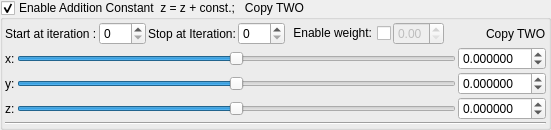
    <widget class="MyGroupBox" name="groupCheck_transform_additionConstant2_enabled">
     <property name="title">
      <string>Enable Addition Constant  z = z + const.;   Copy TWO</string>
     </property>
     <property name="checkable">
      <bool>true</bool>
     </property>
     <layout class="QVBoxLayout" name="verticalLayout_13" stretch="0,0,0">
      <property name="spacing">
       <number>2</number>
      </property>
      <property name="leftMargin">
       <number>2</number>
      </property>
      <property name="topMargin">
       <number>2</number>
      </property>
      <property name="rightMargin">
       <number>2</number>
      </property>
      <property name="bottomMargin">
       <number>2</number>
      </property>
      <item>
       <layout class="QGridLayout" name="gridLayout_8">
        <item row="0" column="5">
         <widget class="QCheckBox" name="checkBox_transform_additionConstant2_weight_enabled">
          <property name="layoutDirection">
           <enum>Qt::RightToLeft</enum>
          </property>
          <property name="text">
           <string>Enable weight:</string>
          </property>
         </widget>
        </item>
        <item row="0" column="6">
         <widget class="MyDoubleSpinBox" name="spinbox_transform_additionConstant2_weight">
          <property name="enabled">
           <bool>false</bool>
          </property>
          <property name="sizePolicy">
           <sizepolicy hsizetype="Minimum" vsizetype="Maximum">
            <horstretch>0</horstretch>
            <verstretch>0</verstretch>
           </sizepolicy>
          </property>
          <property name="decimals">
           <number>2</number>
          </property>
          <property name="minimum">
           <double>0.000000000000000</double>
          </property>
          <property name="maximum">
           <double>1.000000000000000</double>
          </property>
          <property name="singleStep">
           <double>0.100000000000000</double>
          </property>
         </widget>
        </item>
        <item row="0" column="8">
         <widget class="QLabel" name="label_110">
          <property name="text">
           <string>Copy TWO</string>
          </property>
         </widget>
        </item>
        <item row="0" column="3">
         <widget class="MySpinBox" name="spinboxInt_transform_additionConstant2_stop_iterations">
          <property name="sizePolicy">
           <sizepolicy hsizetype="Minimum" vsizetype="Maximum">
            <horstretch>0</horstretch>
            <verstretch>0</verstretch>
           </sizepolicy>
          </property>
          <property name="maximum">
           <number>250</number>
          </property>
         </widget>
        </item>
        <item row="0" column="1">
         <widget class="MySpinBox" name="spinboxInt_transform_additionConstant2_start_iterations">
          <property name="sizePolicy">
           <sizepolicy hsizetype="Minimum" vsizetype="Maximum">
            <horstretch>0</horstretch>
            <verstretch>0</verstretch>
           </sizepolicy>
          </property>
          <property name="minimum">
           <number>0</number>
          </property>
          <property name="maximum">
           <number>250</number>
          </property>
          <property name="value">
           <number>0</number>
          </property>
         </widget>
        </item>
        <item row="0" column="2">
         <widget class="QLabel" name="label_53">
          <property name="text">
           <string>Stop at Iteration:</string>
          </property>
         </widget>
        </item>
        <item row="0" column="0">
         <widget class="QLabel" name="label_50">
          <property name="text">
           <string>Start at iteration :</string>
          </property>
         </widget>
        </item>
        <item row="0" column="7">
         <spacer name="horizontalSpacer_7">
          <property name="orientation">
           <enum>Qt::Horizontal</enum>
          </property>
          <property name="sizeHint" stdset="0">
           <size>
            <width>40</width>
            <height>20</height>
           </size>
          </property>
         </spacer>
        </item>
       </layout>
      </item>
      <item>
       <layout class="QGridLayout" name="gridLayout_16">
        <property name="spacing">
         <number>2</number>
        </property>
        <item row="2" column="3">
         <widget class="MyDoubleSpinBox" name="spinbox3_transform_additionConstant2_z">
          <property name="sizePolicy">
           <sizepolicy hsizetype="Minimum" vsizetype="Maximum">
            <horstretch>0</horstretch>
            <verstretch>0</verstretch>
           </sizepolicy>
          </property>
          <property name="decimals">
           <number>6</number>
          </property>
          <property name="minimum">
           <double>-99.989999999999995</double>
          </property>
          <property name="singleStep">
           <double>0.100000000000000</double>
          </property>
         </widget>
        </item>
        <item row="2" column="1">
         <widget class="QLabel" name="label_13">
          <property name="text">
           <string>z:</string>
          </property>
         </widget>
        </item>
        <item row="0" column="1">
         <widget class="QLabel" name="label_6">
          <property name="text">
           <string>x:</string>
          </property>
         </widget>
        </item>
        <item row="1" column="3">
         <widget class="MyDoubleSpinBox" name="spinbox3_transform_additionConstant2_y">
          <property name="sizePolicy">
           <sizepolicy hsizetype="Minimum" vsizetype="Maximum">
            <horstretch>0</horstretch>
            <verstretch>0</verstretch>
           </sizepolicy>
          </property>
          <property name="decimals">
           <number>6</number>
          </property>
          <property name="minimum">
           <double>-99.989999999999995</double>
          </property>
          <property name="singleStep">
           <double>0.100000000000000</double>
          </property>
         </widget>
        </item>
        <item row="0" column="3">
         <widget class="MyDoubleSpinBox" name="spinbox3_transform_additionConstant2_x">
          <property name="sizePolicy">
           <sizepolicy hsizetype="Minimum" vsizetype="Maximum">
            <horstretch>0</horstretch>
            <verstretch>0</verstretch>
           </sizepolicy>
          </property>
          <property name="prefix">
           <string/>
          </property>
          <property name="decimals">
           <number>6</number>
          </property>
          <property name="minimum">
           <double>-99.989999999999995</double>
          </property>
          <property name="singleStep">
           <double>0.100000000000000</double>
          </property>
         </widget>
        </item>
        <item row="1" column="1">
         <widget class="QLabel" name="label_8">
          <property name="text">
           <string>y:</string>
          </property>
         </widget>
        </item>
        <item row="1" column="2">
         <widget class="QSlider" name="slider3_transform_additionConstant2_y">
          <property name="sizePolicy">
           <sizepolicy hsizetype="Expanding" vsizetype="Maximum">
            <horstretch>0</horstretch>
            <verstretch>0</verstretch>
           </sizepolicy>
          </property>
          <property name="minimum">
           <number>-5000000</number>
          </property>
          <property name="maximum">
           <number>5000000</number>
          </property>
          <property name="orientation">
           <enum>Qt::Horizontal</enum>
          </property>
         </widget>
        </item>
        <item row="0" column="2">
         <widget class="QSlider" name="slider3_transform_additionConstant2_x">
          <property name="sizePolicy">
           <sizepolicy hsizetype="Expanding" vsizetype="Maximum">
            <horstretch>0</horstretch>
            <verstretch>0</verstretch>
           </sizepolicy>
          </property>
          <property name="minimum">
           <number>-5000000</number>
          </property>
          <property name="maximum">
           <number>5000000</number>
          </property>
          <property name="orientation">
           <enum>Qt::Horizontal</enum>
          </property>
         </widget>
        </item>
        <item row="2" column="2">
         <widget class="QSlider" name="slider3_transform_additionConstant2_z">
          <property name="sizePolicy">
           <sizepolicy hsizetype="Expanding" vsizetype="Maximum">
            <horstretch>0</horstretch>
            <verstretch>0</verstretch>
           </sizepolicy>
          </property>
          <property name="minimum">
           <number>-5000000</number>
          </property>
          <property name="maximum">
           <number>5000000</number>
          </property>
          <property name="orientation">
           <enum>Qt::Horizontal</enum>
          </property>
         </widget>
        </item>
       </layout>
      </item>
      <item>
       <widget class="Line" name="line_4">
        <property name="orientation">
         <enum>Qt::Horizontal</enum>
        </property>
       </widget>
      </item>
     </layout>
    </widget>
